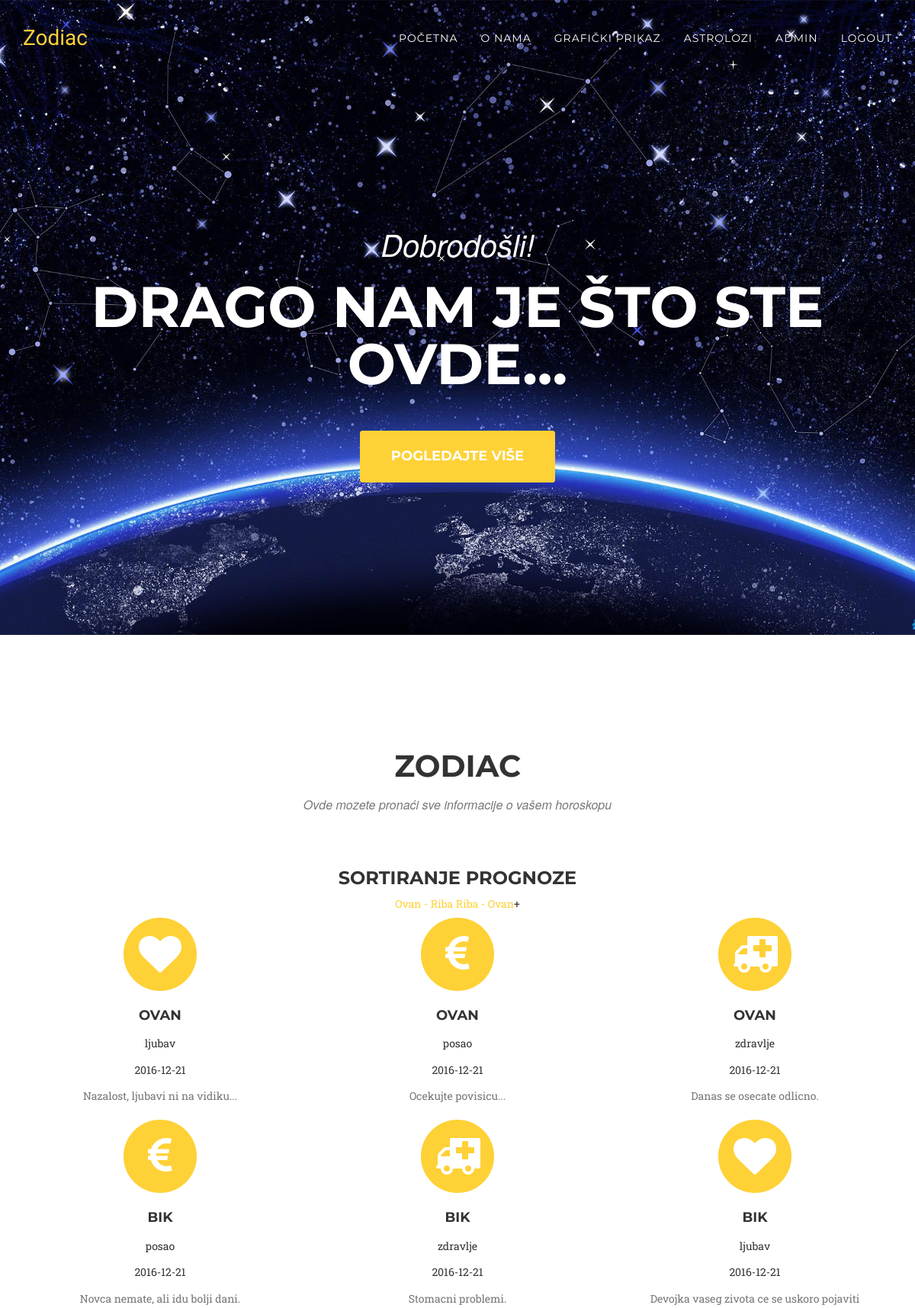
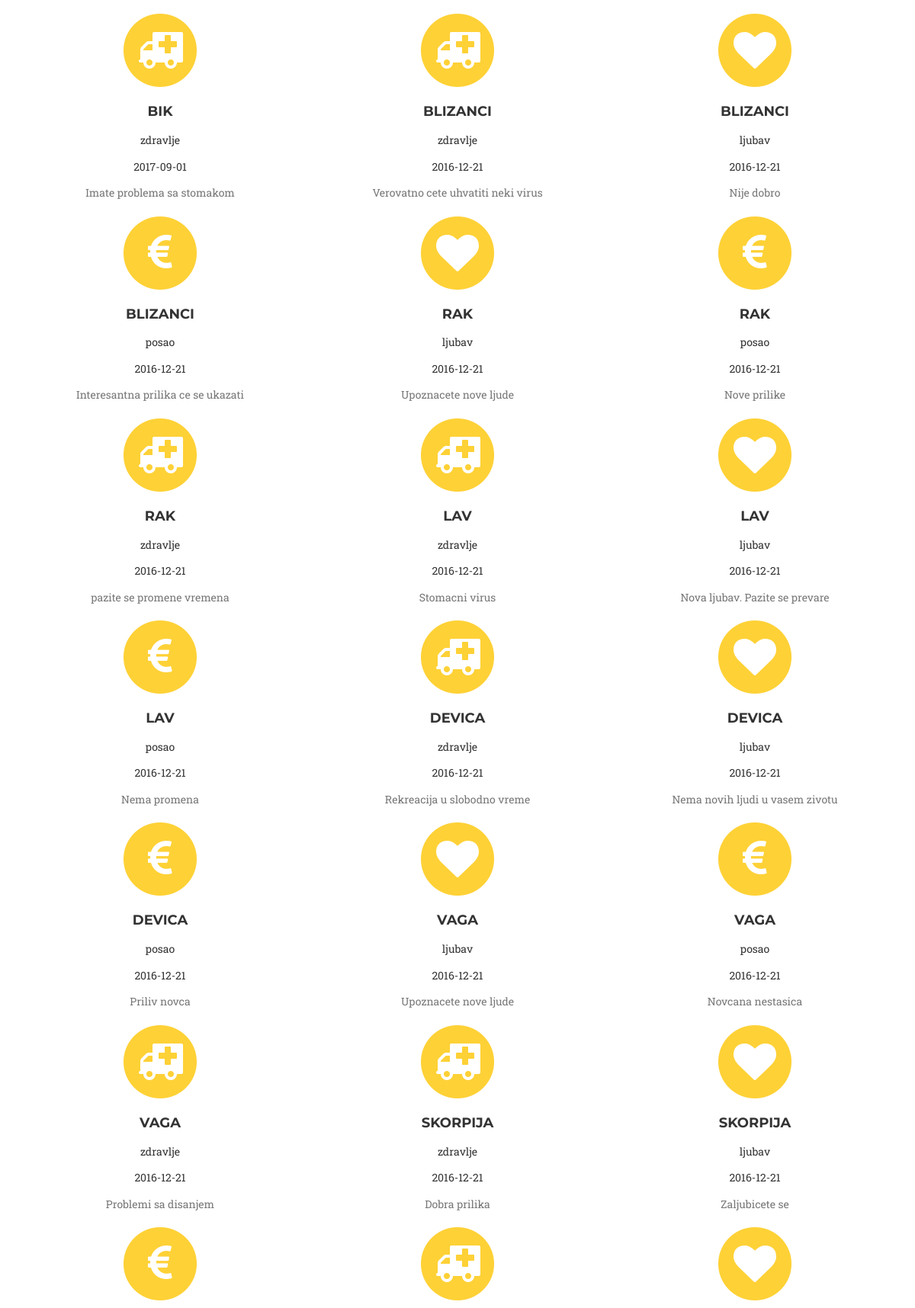
Page / (signed in, upper part) on the committed database (2 pictures, top to bottom).
### tables this page shows
CREATE TABLE IF NOT EXISTS `prognoza` (
  `prognozaID` int(11) NOT NULL AUTO_INCREMENT,
  `tipID` int(11) NOT NULL,
  `znakID` int(11) NOT NULL,
  `opis` varchar(255) NOT NULL,
  `datum` date NOT NULL,
  PRIMARY KEY (`prognozaID`),
  KEY `tipID` (`tipID`),
  KEY `znakID` (`znakID`)
);

CREATE TABLE IF NOT EXISTS `tip` (
  `tipID` int(11) NOT NULL AUTO_INCREMENT,
  `nazivTipa` varchar(255) NOT NULL,
  `slikica` varchar(25) NOT NULL,
  PRIMARY KEY (`tipID`)
);

CREATE TABLE IF NOT EXISTS `znak` (
  `znakID` int(11) NOT NULL AUTO_INCREMENT,
  `nazivZnaka` varchar(255) NOT NULL,
  `trajanje` varchar(255) NOT NULL,
  PRIMARY KEY (`znakID`)
);

### database.php (called while the page is built, shortened)
<?php
class MysqliDb
{
    protected $_mysqli;
    protected $_query;
    public function __construct($host, $username, $password, $db, $port = NULL)
    {
        if($port == NULL)
            $port = ini_get('mysqli.default_port');
        $this->_mysqli = new mysqli($host, $username, $password, $db, $port)
            or die('There was a problem connecting to the database');
        $this->_mysqli->set_charset('utf8');
    }
    protected function reset()
    {
        $this->_query = null;
    }
    public function rawQuery($query, $bindParams = null)
    {
        $this->_query = filter_var($query, FILTER_SANITIZE_STRING);
        $stmt = $this->_prepareQuery();
        $stmt->execute();
        return $this->_dynamicBindResults($stmt);
    }
    protected function _dynamicBindResults(mysqli_stmt $stmt)
    {
        $parameters = array();
        $results = array();
        $meta = $stmt->result_metadata();
        $row = array();
        while ($field = $meta->fetch_field()) {
            $row[$field->name] = null;
            $parameters[] = & $row[$field->name];
        }
        call_user_func_array(array($stmt, 'bind_result'), $parameters);
        while ($stmt->fetch()) {
            $x = array();
            foreach ($row as $key => $val) {
                $x[$key] = $val;
            }
            array_push($results, $x);
        }
        return $results;
    }
    protected function _prepareQuery()
    {
        if (!$stmt = $this->_mysqli->prepare($this->_query)) {
            trigger_error("Problem preparing query ($this->_query) " . $this->_mysqli->error, E_USER_ERROR);
        }
        return $stmt;
    }
}

### konekcija.php (called while the page is built, shortened)
<?php
require('database.php');
$db = new MysqliDb('localhost','root','','seminarskizodijak');
?>

### index.php (the view, shortened to what this page needs)
<?php
	include("konekcija.php");
	$sort='order by z.znakID asc';
 ?>
<!DOCTYPE html>
<html lang="en">
<?php include("header.php"); ?>
<body id="page-top" class="index">
    <?php include("menu.php"); ?>
    <header>
        <div class="container">
            <div class="intro-text">
                <div class="intro-lead-in"> Dobrodošli! </div>
                <div class="intro-heading">Drago nam je što ste ovde...</div>
                <a href="index.php#zodiacDanas" class="page-scroll btn btn-xl">Pogledajte više</a>
            </div>
        </div>
    </header>
    <section id="zodiacDanas">
        <div class="container">
            <div class="row">
                <div class="col-lg-12 text-center">
                    <h2 class="section-heading">Zodiac</h2>
                    <h3 class="section-subheading text-muted">Ovde mozete pronaći sve informacije o vašem horoskopu</h3>
					<h3> Sortiranje prognoze</h3>
					<a href='index.php?sort=rastuce'>Ovan - Riba</a>
					<a href='index.php?sort=opadajuce'>Riba - Ovan</a>+
				</div>
            </div>
            <div class="row text-center">
				<?php
					$prognoze = $db->rawQuery("select * from prognoza p join tip t on p.tipID=t.tipID join znak z on p.znakID=z.znakID ".$sort);
					foreach($prognoze as $prognoza):
				?>
                <div class="col-md-4">
                    <span class="fa-stack fa-4x">
                        <i class="fa fa-circle fa-stack-2x text-primary"></i>
                        <i class="fa fa-<?php echo($prognoza['slikica']); ?> fa-stack-1x fa-inverse"></i>
                    </span>
                    <h4 class="service-heading"><?php echo($prognoza['nazivZnaka']); ?></h4>
					<p><?php echo($prognoza['nazivTipa']); ?></p>
					<p><?php echo($prognoza['datum']); ?></p>
                    <p class="text-muted"><?php echo($prognoza['opis']); ?></p>
                </div>
                <?php endforeach; ?>
            </div>
        </div>
    </section>
</body>
</html>

### css/zodiac.css (style rules this page uses)
body { overflow-x: hidden; font-family: "Roboto Slab", "Helvetica Neue", Helvetica, Arial, sans-serif; }
.text-muted { color: #777777; }
.text-primary { color: #fed136; }
p { font-size: 14px; line-height: 1.75; }
a, a:hover, a:focus, a:active, a.active { outline: none; }
a { color: #fed136; }
h1, h2, h3, h4, h5, h6 { font-family: "Montserrat", "Helvetica Neue", Helvetica, Arial, sans-serif; text-transform: uppercase; font-weight: 700; }
.btn-xl { color: white; background-color: #fed136; border-color: #fed136; font-family: "Montserrat", "Helvetica Neue", Helvetica, Arial, sans-serif; text-transform: uppercase; font-weight: 700; border-radius: 3px; font-size: 18px; padding: 20px 40px; }
header { background-image: url('../img/header-bg.jpg'); background-repeat: no-repeat; background-attachment: scroll; background-position: center center; -webkit-background-size: cover; -moz-background-size: cover; background-size: cover; -o-background-size: cover; text-align: center; color: white; }
header .intro-text { padding-top: 100px; padding-bottom: 50px; }
header .intro-text .intro-lead-in { font-family: "Droid Serif", "Helvetica Neue", Helvetica, Arial, sans-serif; font-style: italic; font-size: 22px; line-height: 22px; margin-bottom: 25px; }
header .intro-text .intro-heading { font-family: "Montserrat", "Helvetica Neue", Helvetica, Arial, sans-serif; text-transform: uppercase; font-weight: 700; font-size: 50px; line-height: 50px; margin-bottom: 25px; }
@media (min-width: 768px) { header .intro-text { padding-top: 300px; padding-bottom: 200px; } }
@media (min-width: 768px) { header .intro-text .intro-lead-in { font-family: "Droid Serif", "Helvetica Neue", Helvetica, Arial, sans-serif; font-style: italic; font-size: 40px; line-height: 40px; margin-bottom: 25px; } }
@media (min-width: 768px) { header .intro-text .intro-heading { font-family: "Montserrat", "Helvetica Neue", Helvetica, Arial, sans-serif; text-transform: uppercase; font-weight: 700; font-size: 75px; line-height: 75px; margin-bottom: 50px; } }
section { padding: 100px 0; }
section h2.section-heading { font-size: 40px; margin-top: 0; margin-bottom: 15px; }
section h3.section-subheading { font-size: 16px; font-family: "Droid Serif", "Helvetica Neue", Helvetica, Arial, sans-serif; text-transform: none; font-style: italic; font-weight: 400; margin-bottom: 75px; }
@media (min-width: 768px) { section { padding: 150px 0; } }
.service-heading { margin: 15px 0; text-transform: none; }
body { webkit-tap-highlight-color: #fed136; }

### rows in the picture
prognoza: znakID.nazivZnaka "OVAN", tipID.nazivTipa "ljubav", datum "2016-12-21", opis "Nazalost, ljubavi ni na vidiku..."
prognoza: znakID.nazivZnaka "OVAN", tipID.nazivTipa "posao", datum "2016-12-21", opis "Ocekujte povisicu..."
prognoza: znakID.nazivZnaka "OVAN", tipID.nazivTipa "zdravlje", datum "2016-12-21", opis "Danas se osecate odlicno."
prognoza: znakID.nazivZnaka "BIK", tipID.nazivTipa "posao", datum "2016-12-21", opis "Novca nemate, ali idu bolji dani."
prognoza: znakID.nazivZnaka "BIK", tipID.nazivTipa "zdravlje", datum "2016-12-21", opis "Stomacni problemi."
prognoza: znakID.nazivZnaka "BIK", tipID.nazivTipa "ljubav", datum "2016-12-21", opis "Devojka vaseg zivota ce se uskoro pojaviti"
prognoza: znakID.nazivZnaka "BIK", tipID.nazivTipa "zdravlje", datum "2017-09-01", opis "Imate problema sa stomakom"
prognoza: znakID.nazivZnaka "BLIZANCI", tipID.nazivTipa "zdravlje", datum "2016-12-21", opis "Verovatno cete uhvatiti neki virus"
prognoza: znakID.nazivZnaka "BLIZANCI", tipID.nazivTipa "ljubav", datum "2016-12-21", opis "Nije dobro"
prognoza: znakID.nazivZnaka "BLIZANCI", tipID.nazivTipa "posao", datum "2016-12-21", opis "Interesantna prilika ce se ukazati"
prognoza: znakID.nazivZnaka "RAK", tipID.nazivTipa "ljubav", datum "2016-12-21", opis "Upoznacete nove ljude"
prognoza: znakID.nazivZnaka "RAK", tipID.nazivTipa "posao", datum "2016-12-21", opis "Nove prilike"
prognoza: znakID.nazivZnaka "RAK", tipID.nazivTipa "zdravlje", datum "2016-12-21", opis "pazite se promene vremena"
prognoza: znakID.nazivZnaka "LAV", tipID.nazivTipa "zdravlje", datum "2016-12-21", opis "Stomacni virus"
prognoza: znakID.nazivZnaka "LAV", tipID.nazivTipa "ljubav", datum "2016-12-21", opis "Nova ljubav. Pazite se prevare"
prognoza: znakID.nazivZnaka "LAV", tipID.nazivTipa "posao", datum "2016-12-21", opis "Nema promena"
prognoza: znakID.nazivZnaka "DEVICA", tipID.nazivTipa "zdravlje", datum "2016-12-21", opis "Rekreacija u slobodno vreme"
prognoza: znakID.nazivZnaka "DEVICA", tipID.nazivTipa "ljubav", datum "2016-12-21", opis "Nema novih ljudi u vasem zivotu"
prognoza: znakID.nazivZnaka "DEVICA", tipID.nazivTipa "posao", datum "2016-12-21", opis "Priliv novca"
prognoza: znakID.nazivZnaka "VAGA", tipID.nazivTipa "ljubav", datum "2016-12-21", opis "Upoznacete nove ljude"
prognoza: znakID.nazivZnaka "VAGA", tipID.nazivTipa "posao", datum "2016-12-21", opis "Novcana nestasica"
prognoza: znakID.nazivZnaka "VAGA", tipID.nazivTipa "zdravlje", datum "2016-12-21", opis "Problemi sa disanjem"
prognoza: znakID.nazivZnaka "SKORPIJA", tipID.nazivTipa "zdravlje", datum "2016-12-21", opis "Dobra prilika"
prognoza: znakID.nazivZnaka "SKORPIJA", tipID.nazivTipa "ljubav", datum "2016-12-21", opis "Zaljubicete se"
